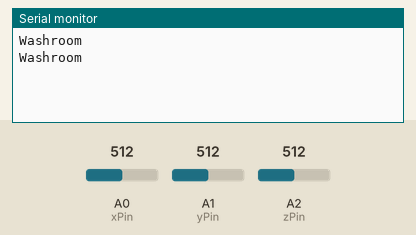
The sketch below on a simulated Arduino Uno, built with avr-gcc and run on an emulated ATmega328P. Shown: the last lines printed to the serial monitor. Inputs (shaded band) come from the test bench; at power-on: A1 (yPin) = 512, A0 (xPin) = 512, A2 (zPin) = 512.

Above: at 1.8 s.
1.9 s: A1 (yPin) set to 383
At 2.8 s:
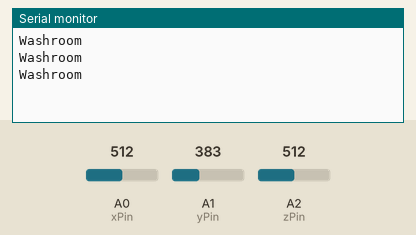
3.4 s: A1 (yPin) set to 353
At 4.9 s:
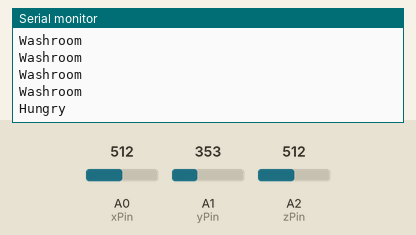
6.5 s: A0 (xPin) set to 377
At 7.8 s:
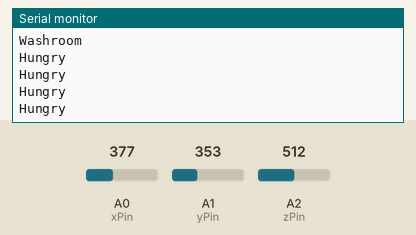
8.0 s: A0 (xPin) set to 356
At 8.9 s:
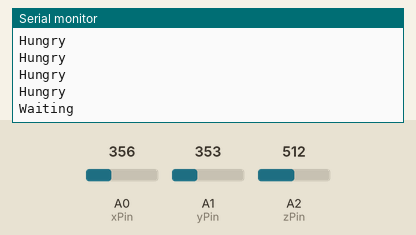
10.5 s: A1 (yPin) set to 304
At 11.8 s:
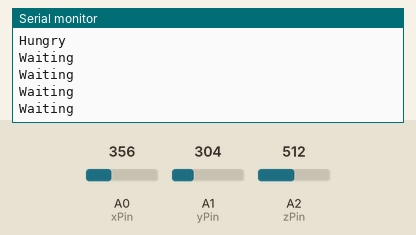
12.0 s: A1 (yPin) set to 282
At 12.9 s:
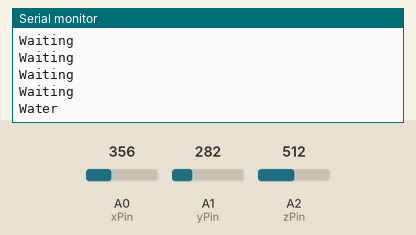

Measured:
- the behaviour switches between 369 and 368 on A1 (yPin) (found by bisection; images 1 and 2)
- the behaviour switches between 365 and 364 on A0 (xPin) (found by bisection; images 3 and 4)
- the behaviour switches between 295 and 294 on A1 (yPin) (found by bisection; images 5 and 6)
- after the input at 3.4 s, the serial monitor: prints a new line after 0.64 s (image 2)
- after the input at 8.0 s, the serial monitor: prints a new line after 0.08 s (image 4)
- after the input at 12.0 s, the serial monitor: prints a new line after 0.12 s (image 6)

The sketch:

transmitterwithbuzzer.ino
```cpp
const int xPin = A0;
const int yPin = A1;
const int zPin = A2;

const float referenceVoltage = 5.0; // Change to 3.3 if using 3.3V power supply
const float sensitivity = 0.20; // mV per mg (milli-g)

void setup() {
  Serial.begin(9600);  // Start serial communication at 9600 baud
}

void loop() {
  int xRaw = analogRead(xPin);
  int yRaw = analogRead(yPin);
  int zRaw = analogRead(zPin);

  float xVolts = (xRaw / 1023.0) * referenceVoltage;
  float yVolts = (yRaw / 1023.0) * referenceVoltage;
  float zVolts = (zRaw / 1023.0) * referenceVoltage;

  float xAccel = (xVolts - (referenceVoltage / 2.0)) / sensitivity;
  float yAccel = (yVolts - (referenceVoltage / 2.0)) / sensitivity;
  float zAccel = (zVolts - (referenceVoltage / 2.0)) / sensitivity;

  const char* message = nullptr;

  if (yAccel < -5.3) {
    message = "Water";
  } else if (yAccel > -3.5) {
    message = "Washroom";
  } else if (xAccel < -5.4) {
    message = "Emergency";
  } else if (xAccel > -3.6) {
    message = "Hungry";
  } else{
    message = "Waiting";
  }

  if (message != nullptr) {
    Serial.println(message);
    Serial.flush(); // Ensure the message is sent completely
  }

  delay(1000);
}
```
